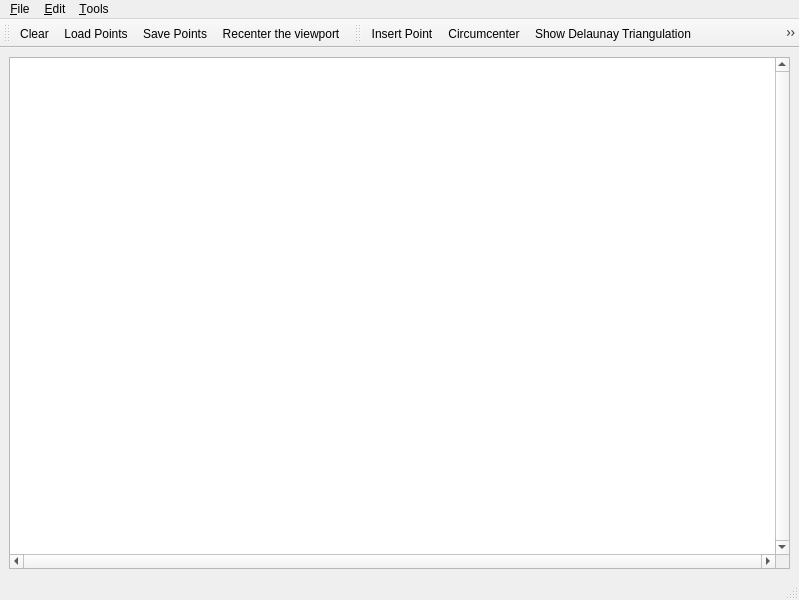
<?xml version="1.0" encoding="UTF-8"?>
<ui version="4.0">
 <author>GeometryFactory</author>
 <class>Delaunay_triangulation_2</class>
 <widget class="QMainWindow" name="Delaunay_triangulation_2">
  <property name="geometry">
   <rect>
    <x>0</x>
    <y>0</y>
    <width>799</width>
    <height>600</height>
   </rect>
  </property>
  <property name="windowTitle">
   <string>CGAL Delaunay Triangulation</string>
  </property>
  <property name="windowIcon">
   <iconset resource="../resources/CGAL.qrc">
    <normaloff>:/cgal/logos/cgal_icon</normaloff>:/cgal/logos/cgal_icon</iconset>
  </property>
  <widget class="QWidget" name="centralwidget">
   <layout class="QGridLayout">
    <item row="0" column="0">
     <widget class="QGraphicsView" name="graphicsView">
      <property name="focusPolicy">
       <enum>Qt::StrongFocus</enum>
      </property>
      <property name="verticalScrollBarPolicy">
       <enum>Qt::ScrollBarAlwaysOn</enum>
      </property>
      <property name="horizontalScrollBarPolicy">
       <enum>Qt::ScrollBarAlwaysOn</enum>
      </property>
      <property name="transformationAnchor">
       <enum>QGraphicsView::NoAnchor</enum>
      </property>
     </widget>
    </item>
   </layout>
  </widget>
  <widget class="QStatusBar" name="statusbar"/>
  <widget class="QToolBar" name="fileToolBar">
   <property name="windowTitle">
    <string>File Tools</string>
   </property>
   <attribute name="toolBarArea">
    <enum>TopToolBarArea</enum>
   </attribute>
   <attribute name="toolBarBreak">
    <bool>false</bool>
   </attribute>
   <addaction name="actionClear"/>
   <addaction name="actionLoadPoints"/>
   <addaction name="actionSavePoints"/>
   <addaction name="actionRecenter"/>
  </widget>
  <widget class="QToolBar" name="toolBar">
   <property name="windowTitle">
    <string>Visualization Tools</string>
   </property>
   <attribute name="toolBarArea">
    <enum>TopToolBarArea</enum>
   </attribute>
   <attribute name="toolBarBreak">
    <bool>false</bool>
   </attribute>
   <addaction name="actionInsertPoint"/>
   <addaction name="actionCircumcenter"/>
   <addaction name="actionShowDelaunay"/>
   <addaction name="actionMovingPoint"/>
   <addaction name="actionShowVoronoi"/>
   <addaction name="actionShowConflictZone"/>
   <addaction name="separator"/>
   <addaction name="separator"/>
  </widget>
  <widget class="QMenuBar" name="menubar">
   <property name="geometry">
    <rect>
     <x>0</x>
     <y>0</y>
     <width>799</width>
     <height>27</height>
    </rect>
   </property>
   <widget class="QMenu" name="menuFile">
    <property name="title">
     <string>&amp;File</string>
    </property>
    <addaction name="separator"/>
    <addaction name="actionClear"/>
    <addaction name="actionLoadPoints"/>
    <addaction name="actionSavePoints"/>
    <addaction name="separator"/>
    <addaction name="actionQuit"/>
   </widget>
   <widget class="QMenu" name="menuEdit">
    <property name="title">
     <string>&amp;Edit</string>
    </property>
    <addaction name="actionInsertRandomPoints"/>
   </widget>
   <widget class="QMenu" name="menuTools">
    <property name="title">
     <string>&amp;Tools</string>
    </property>
    <addaction name="actionInsertPoint"/>
    <addaction name="actionMovingPoint"/>
    <addaction name="actionCircumcenter"/>
    <addaction name="actionShowConflictZone"/>
    <addaction name="separator"/>
    <addaction name="actionShowDelaunay"/>
    <addaction name="actionShowVoronoi"/>
    <addaction name="separator"/>
    <addaction name="actionRecenter"/>
   </widget>
   <addaction name="menuFile"/>
   <addaction name="menuEdit"/>
   <addaction name="menuTools"/>
  </widget>
  <action name="actionAbout">
   <property name="text">
    <string>&amp;About</string>
   </property>
  </action>
  <action name="actionAboutCGAL">
   <property name="text">
    <string>About &amp;CGAL</string>
   </property>
  </action>
  <action name="actionQuit">
   <property name="text">
    <string>&amp;Quit</string>
   </property>
   <property name="shortcut">
    <string>Ctrl+Q</string>
   </property>
  </action>
  <action name="actionInsertRandomPoints">
   <property name="text">
    <string>&amp;Insert random points</string>
   </property>
   <property name="shortcut">
    <string>Ctrl+I</string>
   </property>
  </action>
  <action name="actionMovingPoint">
   <property name="checkable">
    <bool>true</bool>
   </property>
   <property name="icon">
    <iconset resource="Delaunay_triangulation_2.qrc">
     <normaloff>:/cgal/Actions/icons/moving_point.png</normaloff>:/cgal/Actions/icons/moving_point.png</iconset>
   </property>
   <property name="text">
    <string>&amp;Simulate insertion</string>
   </property>
   <property name="toolTip">
    <string comment="The comment">Simulate Insertion</string>
   </property>
   <property name="statusTip">
    <string comment="and its comment">Move mouse with left button pressed to see where point would be inserted</string>
   </property>
   <property name="whatsThis">
    <string comment="what">whats this</string>
   </property>
  </action>
  <action name="actionInsertPoint">
   <property name="checkable">
    <bool>true</bool>
   </property>
   <property name="checked">
    <bool>false</bool>
   </property>
   <property name="enabled">
    <bool>true</bool>
   </property>
   <property name="icon">
    <iconset resource="../icons/Input.qrc">
     <normaloff>:/cgal/Input/inputPoint.png</normaloff>:/cgal/Input/inputPoint.png</iconset>
   </property>
   <property name="text">
    <string>&amp;Insert Point</string>
   </property>
   <property name="toolTip">
    <string>Insert Point</string>
   </property>
   <property name="statusTip">
    <string>Left: Insert vtx</string>
   </property>
  </action>
  <action name="actionClear">
   <property name="icon">
    <iconset resource="../icons/File.qrc">
     <normaloff>:/cgal/fileToolbar/fileNew.png</normaloff>:/cgal/fileToolbar/fileNew.png</iconset>
   </property>
   <property name="text">
    <string>&amp;Clear</string>
   </property>
   <property name="shortcut">
    <string>Ctrl+C</string>
   </property>
  </action>
  <action name="actionShowVoronoi">
   <property name="checkable">
    <bool>true</bool>
   </property>
   <property name="checked">
    <bool>false</bool>
   </property>
   <property name="icon">
    <iconset resource="../icons/Triangulation_2.qrc">
     <normaloff>:/cgal/Triangulation_2/Voronoi_diagram_2.png</normaloff>:/cgal/Triangulation_2/Voronoi_diagram_2.png</iconset>
   </property>
   <property name="text">
    <string>Show &amp;Voronoi Diagram</string>
   </property>
   <property name="shortcut">
    <string>Ctrl+V</string>
   </property>
   <property name="visible">
    <bool>false</bool>
   </property>
  </action>
  <action name="actionShowDelaunay">
   <property name="checkable">
    <bool>true</bool>
   </property>
   <property name="icon">
    <iconset resource="Delaunay_triangulation_2.qrc">
     <normaloff>:/cgal/Actions/icons/triangulation.png</normaloff>:/cgal/Actions/icons/triangulation.png</iconset>
   </property>
   <property name="text">
    <string>Show &amp;Delaunay Triangulation</string>
   </property>
   <property name="shortcut">
    <string>Ctrl+D</string>
   </property>
   <property name="visible">
    <bool>false</bool>
   </property>
  </action>
  <action name="actionLoadPoints">
   <property name="icon">
    <iconset resource="../icons/File.qrc">
     <normaloff>:/cgal/fileToolbar/fileOpen.png</normaloff>:/cgal/fileToolbar/fileOpen.png</iconset>
   </property>
   <property name="text">
    <string>&amp;Load Points...</string>
   </property>
   <property name="shortcut">
    <string>Ctrl+L</string>
   </property>
  </action>
  <action name="actionSavePoints">
   <property name="icon">
    <iconset resource="../icons/File.qrc">
     <normaloff>:/cgal/fileToolbar/fileSave.png</normaloff>:/cgal/fileToolbar/fileSave.png</iconset>
   </property>
   <property name="text">
    <string>&amp;Save Points...</string>
   </property>
   <property name="shortcut">
    <string>Ctrl+S</string>
   </property>
  </action>
  <action name="actionCircumcenter">
   <property name="checkable">
    <bool>true</bool>
   </property>
   <property name="icon">
    <iconset resource="Delaunay_triangulation_2.qrc">
     <normaloff>:/cgal/Actions/icons/circumcenter.png</normaloff>:/cgal/Actions/icons/circumcenter.png</iconset>
   </property>
   <property name="text">
    <string>&amp;Circumcenter</string>
   </property>
   <property name="toolTip">
    <string>Draw circumcenter</string>
   </property>
  </action>
  <action name="actionRecenter">
   <property name="icon">
    <iconset resource="../icons/Input.qrc">
     <normaloff>:/cgal/Input/zoom-best-fit</normaloff>:/cgal/Input/zoom-best-fit</iconset>
   </property>
   <property name="text">
    <string>Re&amp;center the viewport</string>
   </property>
   <property name="shortcut">
    <string>Ctrl+R</string>
   </property>
  </action>
  <action name="actionShowConflictZone">
   <property name="checkable">
    <bool>true</bool>
   </property>
   <property name="icon">
    <iconset resource="Delaunay_triangulation_2.qrc">
     <normaloff>:/cgal/Actions/icons/conflict_zone.png</normaloff>:/cgal/Actions/icons/conflict_zone.png</iconset>
   </property>
   <property name="text">
    <string>Show Conflict Zone</string>
   </property>
   <property name="visible">
    <bool>false</bool>
   </property>
  </action>
 </widget>
 <resources>
  <include location="Delaunay_triangulation_2.qrc"/>
  <include location="../icons/File.qrc"/>
  <include location="../resources/CGAL.qrc"/>
  <include location="../icons/Triangulation_2.qrc"/>
  <include location="../icons/Input.qrc"/>
 </resources>
 <connections/>
</ui>
